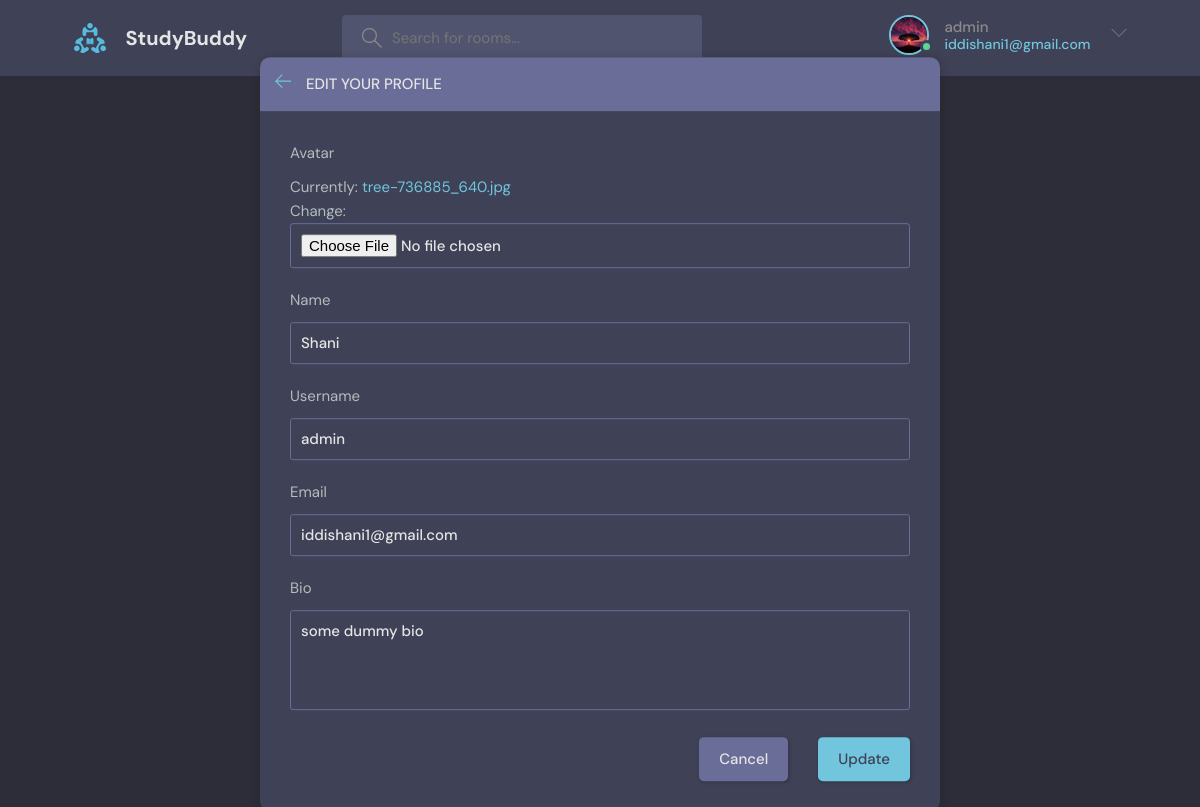
Before: /edit-user/ (signed in) with the older database file.
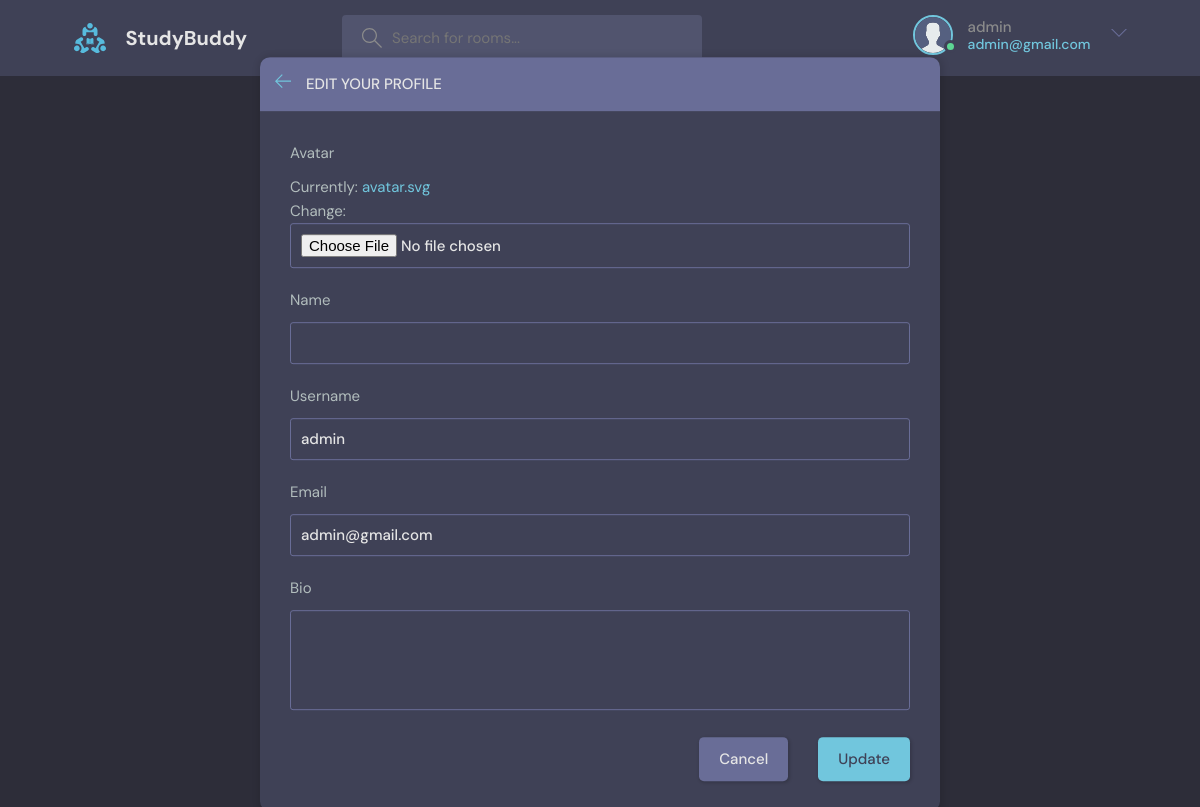
After: the same page with the newer database file.
### base/models.py (models this page shows)
class User(AbstractUser):
    name = models.CharField(max_length=200, null=True)
    email = models.EmailField(unique= True, null=True)
    bio = models.TextField(null=True)
    avatar = models.ImageField(null=True, default="avatar.svg")
    USERNAME_FIELD = 'email'
    REQUIRED_FIELDS = ["username"]

### base/views.py (the view)
# urls.py: path('edit-user/', view=views.updateUser, name="updateUser"),
@login_required(login_url='/login')
def updateUser(request):
    form = UserForm(instance=request.user)
    context = {"form": form}
    if request.method == "POST":
        form = UserForm(request.POST, request.FILES, instance=request.user)
        if form.is_valid():
            form.save()
            return redirect('profile', pk=request.user.id)
    return render(request=request, template_name='base/edit-user.html', context=context)

### base/forms.py
class UserForm(ModelForm):
    class Meta:
        model = User
        fields = ["avatar", "name", "username", "email", "bio"]

### base/templates/base/edit-user.html (shortened to what this page needs)
{% extends 'main.html' %}
{% block content %}
    <main class="update-account layout">
        <div class="container">
            <div class="layout__box">
                <div class="layout__boxHeader">
                    <div class="layout__boxTitle">
                        <a href="{{ request.META.HTTP_REFERER }}">
                            <svg version="1.1" xmlns="http://www.w3.org/2000/svg" width="32" height="32"
                                viewBox="0 0 32 32">
                                <title>arrow-left</title>
                                <path
                                    d="M13.723 2.286l-13.723 13.714 13.719 13.714 1.616-1.611-10.96-10.96h27.625v-2.286h-27.625l10.965-10.965-1.616-1.607z">
                                </path>
                            </svg>
                        </a>
                        <h3>Edit your profile</h3>
                    </div>
                </div>
                <div class="layout__body">
                    <form class="form" action="" method="post" enctype="multipart/form-data">
                        {% for field in form %}
                        <div class="form__group">
                            <label for="profile_pic">{{field.label}}</label>
                            {{field}}
                        </div>
                        {% endfor %}
                        <div class="form__action">
                            <a class="btn btn--dark" href="index.html">Cancel</a>
                            <button class="btn btn--main" type="submit">Update</button>
                        </div>
                    </form>
                </div>
            </div>
        </div>
    </main>
{% endblock content %}

### templates/navbar.html (shortened to what this page needs)
{% load static %}
<header class="header header--loggedIn">
    <div class="container">
      <a href="{% url 'home' %}" class="header__logo">
        <img src="{% static 'images/logo.svg' %}" />
        <h1>StudyBuddy</h1>
      </a>
      <form class="header__search" method="get" action="{% url 'home' %}">
        <label>
          <input name="q" placeholder="Search for rooms..." />
        </label>
      </form>
      <nav class="header__menu">
        {% if request.user.is_authenticated %}
            <div class="header__user">
            <a href="{% url 'profile' 1%}">
                <div class="avatar avatar--medium active">
                <img src="{{request.user.avatar.url}}" />
                </div>
                <p>{{ request.user.username }} <span>{{request.user.email}}</span></p>
            </a>
            <button class="dropdown-button">
                <svg version="1.1" xmlns="http://www.w3.org/2000/svg" width="32" height="32" viewBox="0 0 32 32">
                <title>chevron-down</title>
                <path d="M16 21l-13-13h-3l16 16 16-16h-3l-13 13z"></path>
                </svg>
            </button>
            </div>
        {% else %}
            <a href="{% url 'login' %}">
                <img src="{% static 'images/avatar.svg' %}" />
                <p>Login</p>
            </a>
        {% endif %}
      </nav>
    </div>
</header>

Changed rows visible on the page:
changed User "admin": user.avatar: picture removed, a placeholder shows; user.email "iddishani1@gmail.com" → "admin@gmail.com"; name "Shani" → (not shown); email "iddishani1@gmail.com" → "admin@gmail.com"; bio "some dummy bio" → (not shown)
Other visible differences:
text no longer shown: "Currently: tree-736885_640.jpg Change:"
text now shown: "Currently: avatar.svg Change:"
